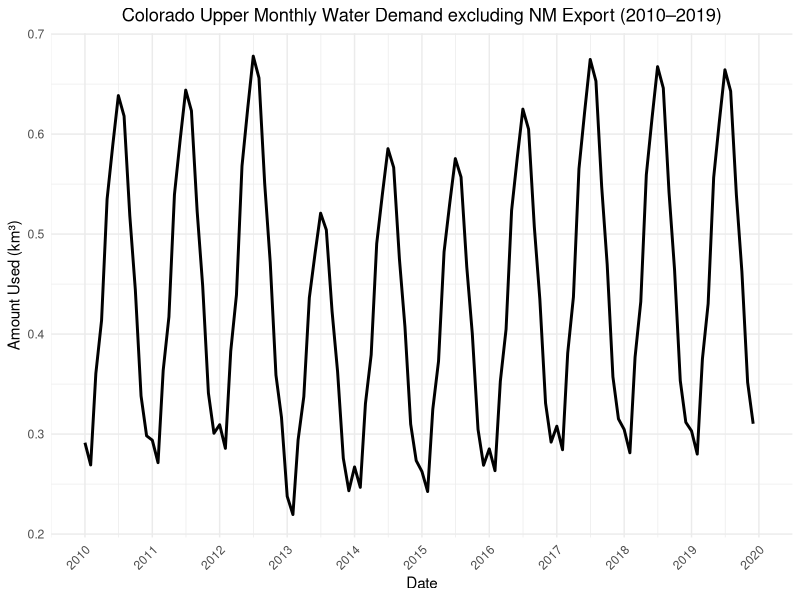
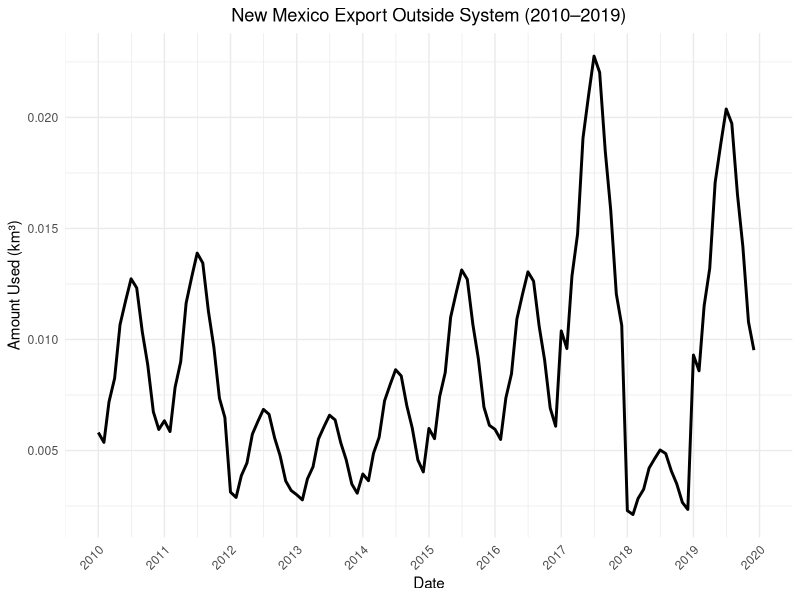
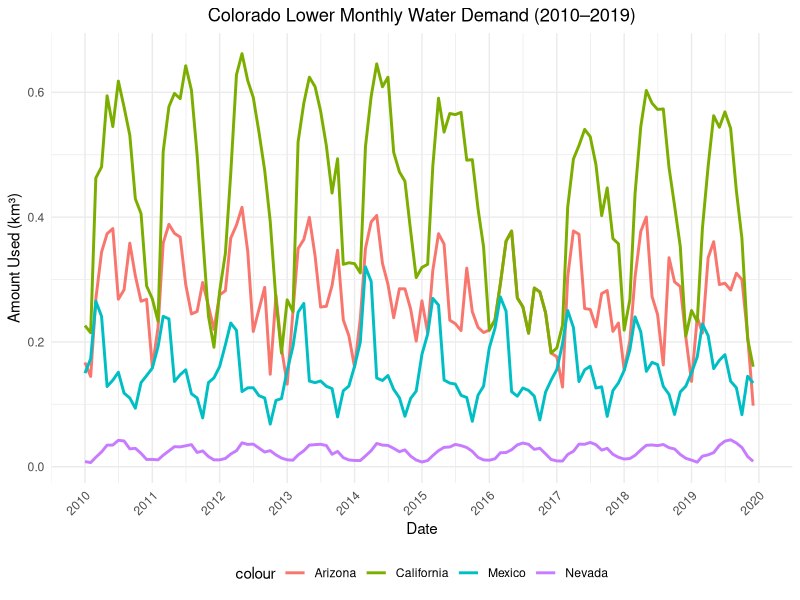

These charts were generated, in order, by the following R code: (Note: this script raises an error after producing the figures.)


# -------------------------------
# Title       : CO_Demand
# Author      : Kyungmin Kim
# Last update : 2025-07-01
# Purpose     : Preprocess Colorado Demand Data
# Data Source : Upper and Lower Colorado Consumptive Use Data from 2010 to 2019
# Notes       :
# -------------------------------

# Set working directory

setwd("/Users/kyungminkim/Code/project-westernwaternetwork/Preprocessing/CO") #Mac
#setwd("C:\\Users\\kyungmi1\\Documents\\Code\\project-westernwaternetwork\\Preprocessing\\CO") #Window

# Load required libraries

library(tidyverse)

# Load monthly consumptive use data

Upperdemand <- read.csv("Upperbasin_demand.csv")
Lowerdemand <- read.csv("Lowerbasin_demand.csv")

# Set monthly percent of annual to estimate monthly consumptive use

monthlypercent <- c(
  0.054826628,
  0.05063742,
  0.067846196,
  0.077834606,
  0.100664492,
  0.110878427,
  0.120142832,
  0.116282962,
  0.097544736,
  0.083593537,
  0.063622085,
  0.056126079
)

# Calculate monthly consumptive use by applying monthly percentages to annual totals, including New Mexico export volume

Uppermonthly <- Upperdemand %>%
  rowwise() %>%
  mutate(data = list(
    tibble(
      MONTH = 1:12,
      Total.AF.monthly = Total.AF * monthlypercent,
      NM_Export_outsidesystem_AF.monthly = NM_Export_outsidesystem_AF * monthlypercent
    )
  )) %>%
  unnest(data)

# Convert to cubic kilometers and calculate New Mexico export volume

Uppermonthly <- Uppermonthly %>%
  mutate(Total.km3.monthly = Total.AF.monthly * 1.23348e-6) %>%
  mutate(NM_Export_outsidesystem_km3_monthly = NM_Export_outsidesystem_AF.monthly * 1.23348e-6) %>%
  mutate(Total.km3.monthly.excluding.NM.Export = Total.km3.monthly - NM_Export_outsidesystem_km3_monthly)

# Add DATE column for time series alignment with other datasets

Uppermonthly <- Uppermonthly %>%
  mutate(DATE = as.Date(paste(YEAR, MONTH, 1, sep = "-")))

# Convert monthly consumptive use data from acre-feet to cubic kilometers

Lowerdemand <- Lowerdemand %>%
  mutate(AZ_km3 = AZ_AF * 1.23348e-6) %>%
  mutate(CA_km3 = CA_AF * 1.23348e-6) %>%
  mutate(NV_km3 = NV_AF * 1.23348e-6) %>%
  mutate(MX_km3 = MX_AF * 1.23348e-6) %>%
  mutate(D_COLOW = AZ_km3 + NV_km3 + MX_km3) # California excluded

# Add DATE column to match to other dataset

Lowerdemand <- Lowerdemand %>%
  mutate(DATE = as.Date(paste(YEAR, MONTH, 1, sep = "-")))

# Save the processed demand data to CSV

write.csv(Uppermonthly, "CO_upper_demand_km3.csv", row.names = FALSE)
write.csv(Lowerdemand, "CO_lower_demand_km3.csv", row.names = FALSE)

# Plot Upper Colorado demand (NM Export excluded) (2010–2019)

ggplot(Uppermonthly,
       aes(x = DATE, y = Total.km3.monthly.excluding.NM.Export)) +
  geom_line(size = 1) +
  labs(title = "Colorado Upper Monthly Water Demand excluding NM Export (2010–2019)", x = "Date", y = "Amount Used (km³)") +
  scale_x_date(limits = as.Date(c("2010-01-01", "2019-12-31")),
               date_labels = "%Y",
               date_breaks = "1 year") +
  theme_minimal() +
  theme(axis.text.x = element_text(angle = 45, hjust = 1),
        plot.title = element_text(hjust = 0.5))

# Plot New Mexico export volume outside the system (2010–2019)

ggplot(Uppermonthly,
       aes(x = DATE, y = NM_Export_outsidesystem_km3_monthly)) +
  geom_line(size = 1) +
  labs(title = "New Mexico Export Outside System (2010–2019)", x = "Date", y = "Amount Used (km³)") +
  scale_x_date(limits = as.Date(c("2010-01-01", "2019-12-31")),
               date_labels = "%Y",
               date_breaks = "1 year") +
  theme_minimal() +
  theme(axis.text.x = element_text(angle = 45, hjust = 1),
        plot.title = element_text(hjust = 0.5))

# Plot Lower Colorado Monthly Water Demand by Region (2010–2019)

ggplot(Lowerdemand, aes(x = DATE)) +
  geom_line(aes(y = AZ_km3, color = "Arizona"), size = 1) +
  geom_line(aes(y = CA_km3, color = "California"), size = 1) +
  geom_line(aes(y = NV_km3, color = "Nevada"), size = 1) +
  geom_line(aes(y = MX_km3, color = "Mexico"), size = 1) +
  labs(title = "Colorado Lower Monthly Water Demand (2010–2019)", x = "Date", y = "Amount Used (km³)") +
  scale_x_date(limits = as.Date(c("2010-01-01", "2019-12-31")),
               date_labels = "%Y",
               date_breaks = "1 year") +
  theme_minimal() +
  theme(axis.text.x = element_text(angle = 45, hjust = 1),
        plot.title = element_text(hjust = 0.5),
        legend.position = "bottom")

# Save data frame as RDS file

saveRDS(Uppermonthly, file = "../RG/Uppermonthly.rds")
